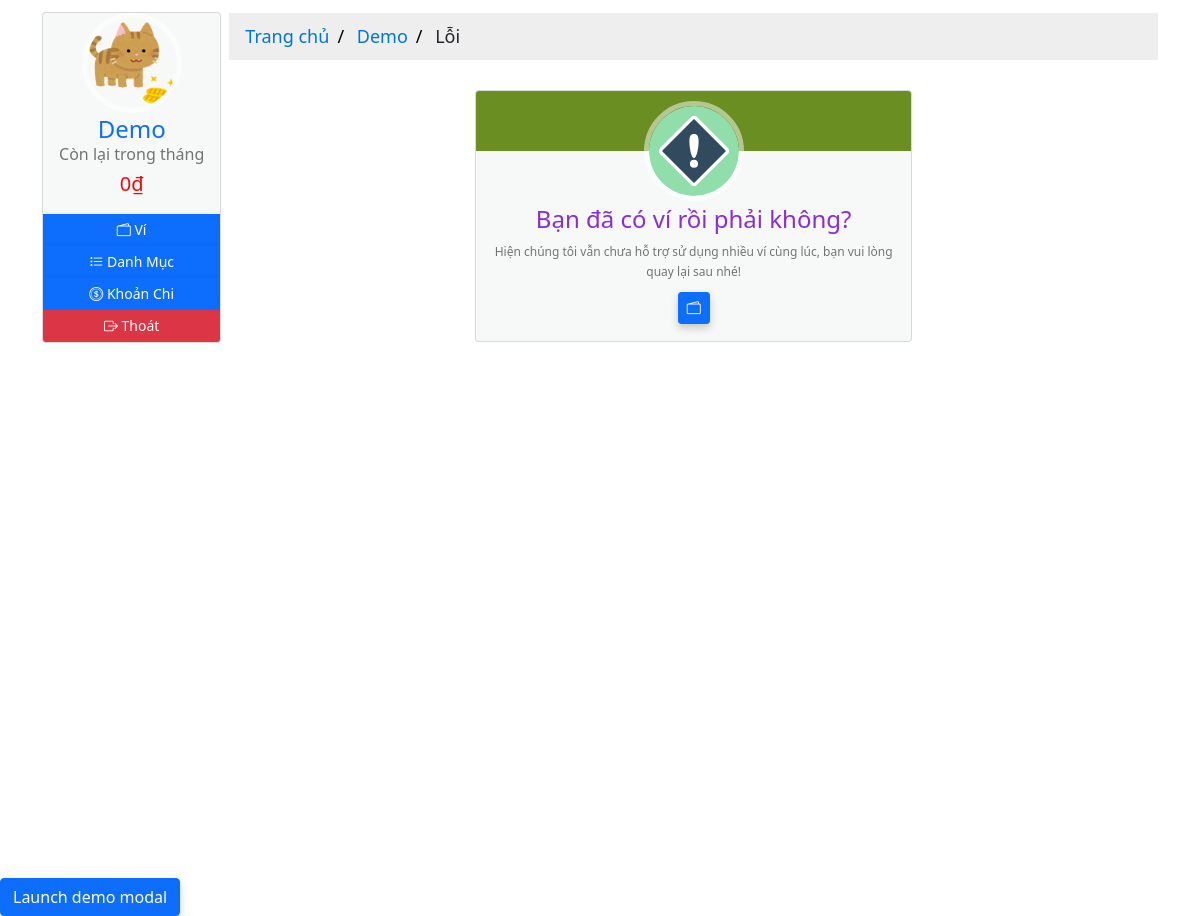
/errors/already_have_wallet (signed in), run on the app's committed database.
### moneymanagement/models.py (models this page shows, shortened)
class User(db.Model, UserMixin):
  __tablename__ = 'users'
  id = db.Column(db.Integer, primary_key=True)
  email = db.Column(db.String(64), nullable=False, unique=True, index=True)
  username = db.Column(db.String(64), nullable=False, unique=True, index=True)
  password_hash = db.Column(db.String(128))
  profile_image = db.Column(db.String(64), nullable=False, default='df_profile.svg')
  wallets = db.relationship('Wallet', back_populates='owner', lazy='dynamic')
  items = db.relationship('Item', back_populates='users', lazy='dynamic')
  expenditures = db.relationship('Expenditure', back_populates='users', lazy=True)
  money_saving = db.relationship('MoneySaving', back_populates='user', lazy='dynamic')
  def total_expenses_by_date(self, date):
    total = 0
    for wallet in self.wallets:
      if date in wallet.date.strftime('%Y-%m-%d'):
        total += wallet.total_expense_by_date(date)
    return total
  def total_balance_by_date(self, date):
    total = 0
    for wallet in self.wallets:
      total += wallet.total_balance_by_date(date)
    return total
  def rest_balance_by_date(self, date):
    return self.total_balance_by_date(date) - self.total_expenses_by_date(date)

class TrackBalance(db.Model):
  __tablename__ = 'trackbalances'
  id = db.Column(db.Integer, primary_key=True)
  date = db.Column(db.DateTime, nullable=False, unique=True, index=True)
  balance = db.Column(db.Integer, nullable=False, default=0)
  description = db.Column(db.String(128))
  check = db.Column(db.Boolean, default=False)
  wallet_id = db.Column(db.Integer, db.ForeignKey('wallets.id'))
  wallet = db.relationship('Wallet', back_populates='track_balances', uselist=False)

class Wallet(db.Model):
  __tablename__ = 'wallets'
  id = db.Column(db.Integer, primary_key=True)
  name = db.Column(db.String(16), nullable=False)
  date = db.Column(db.DateTime, default=datetime.utcnow())
  filter = db.Column(db.Integer, nullable=False, default=2)
  user_id = db.Column(db.Integer, db.ForeignKey('users.id'))
  owner = db.relationship('User', back_populates='wallets', uselist=False)
  track_balances = db.relationship('TrackBalance', back_populates='wallet', lazy='dynamic')
  items = db.relationship('Item', back_populates='wallet', lazy='dynamic')
  expenditures = db.relationship('Expenditure', back_populates='wallet', lazy='dynamic')
  money_saving = db.relationship('MoneySaving', back_populates='wallet', lazy='dynamic')
  def total_balance_by_date(self, date):
    total = 0
    for track in self.track_balances:
      if date in track.date.strftime('%Y-%m-%d'):
        total += track.balance
    return total

### moneymanagement/errors/errors_handler.py (the view)
@errors_page.route('/errors/already_have_wallet')
def already_have_wallet():
    return render_template('errors/errors.html', wallet_error_1=True)

### moneymanagement/__init__.py (called while the page is built)
@app.context_processor
def inject_now():
    return {'now': datetime.utcnow()}

### moneymanagement/models.py (called while the page is built)
@login_manager.user_loader
def load_user(user_id):
  return User.query.get(user_id)

### moneymanagement/templates/errors/errors.html (shortened to what this page needs)
{% extends 'base-2.html' %}
{%block breadcrumb %}
<div class="content-breadcrumb">
  <ul class="breadcrumb">
    <li>
      <a href="{{ url_for('core.home', user_id=current_user.id) }}"
        >Trang chủ</a
      >
    </li>
    <li><a href="#">{{ current_user.username }}</a></li>
    <li>Lỗi</li>
  </ul>
</div>
{% endblock breadcrumb %}
{%block content %}
<div class="content-home">
  <div class="container">
    <div class="row">
      <div class="col-sm-3"></div>
        <div class="col-sm-6">
          <div class="card hovercard">
            <div class="avatar">
              <a href="#">
                <img
                  alt=""
                  src="{{ url_for('static', filename='icons/warning-icon.svg') }}"
                />
              </a>
            </div>
            {% if wallet_error_1 %}
              <div class="info">
                <div class="title">
                  <h4 class="color">Bạn đã có ví rồi phải không?</h4>
                </div>
                <div class="desc">
                  Hiện chúng tôi vẫn chưa hỗ trợ sử dụng nhiều ví cùng lúc, bạn vui lòng quay lại sau nhé!
                </div>
              </div>
            {% endif %}
            {% if wallet_error_1 %}
              <div class="bottom">
                <a class="btn btn-primary btn-sm margin btn-icon" href="{{ url_for('users.wallet', user_id=current_user.id) }}">
                  <i class="bi bi-wallet2"></i>
                </a>
              </div>
            {% elif wallet_error_2%}
              <div class="bottom">
                <a class="btn btn-primary btn-sm margin btn-icon" href="{{ url_for('users.item', user_id=current_user.id) }}">
                  <i class="bi bi-list-task"></i>
                </a>
              </div>
            {% elif item_error_1%}
              <div class="bottom">
                <a class="btn btn-primary btn-sm margin btn-icon" href="{{ url_for('wallets.create', user_id=current_user.id) }}">
                  <i class="bi bi-wallet2"></i>
                </a>
              </div>
            {% elif item_error_2%}
              <div class="bottom">
                <a class="btn btn-primary btn-sm margin btn-icon" href="{{ url_for('users.expense', user_id=current_user.id) }}">
                  <i class="bi bi-coin"></i>
                </a>
              </div>
            {% elif expense_error_1%}
              <div class="bottom">
                <a class="btn btn-primary btn-sm margin btn-icon" href="{{ url_for('items.add', user_id=current_user.id) }}">
                  <i class="bi bi-list-task"></i>
                </a>
              </div>
            {% elif manage_error_1%}
              <div class="bottom">
                <a class="btn btn-primary btn-sm margin btn-icon" href="{{ url_for('users.wallet', user_id=current_user.id) }}">
                  <i class="bi bi-wallet2"></i>
                </a>
              </div>
            {% elif balance_delete_error%}
              <div class="bottom">
                <a class="btn btn-primary btn-sm margin btn-icon" href="{{ url_for('users.wallet', user_id=current_user.id) }}">
                  <i class="bi bi-wallet2"></i>
                </a>
              </div>
            {% endif %}
          </div>
        </div>
        <div class="col-sm-3"></div>
      </div>
    </div>
  </div>
</div>
{% endblock content %}

### moneymanagement/templates/base-2.html (shortened to what this page needs)
{% from "_render_field.html" import render_field, render_error %}
<!DOCTYPE html>
<html lang="en">
  <head>
    <link
      rel="stylesheet"
      type="text/css"
      href="{{ url_for('static', filename='styles/main.css') }}"
    />
    <link
      rel="stylesheet"
      type="text/css"
      href="{{ url_for('static', filename='styles/profile.css') }}"
    />
    <link
      rel="stylesheet"
      type="text/css"
      href="{{ url_for('static', filename='styles/card.css') }}"
    />
    <link
      rel="stylesheet"
      type="text/css"
      href="{{ url_for('static', filename='styles/table.css') }}"
    />
    <link
      rel="stylesheet"
      type="text/css"
      href="{{ url_for('static', filename='styles/pagination.css') }}"
    />
    <link
      rel="stylesheet"
      href="https://cdnjs.cloudflare.com/ajax/libs/font-awesome/4.7.0/css/font-awesome.min.css"
    />
    <link
      rel="stylesheet"
      href="https://cdn.jsdelivr.net/npm/bootstrap-icons@1.7.2/font/bootstrap-icons.css"
    />
    <link
      href="https://cdn.jsdelivr.net/npm/bootstrap@5.1.1/dist/css/bootstrap.min.css"
      rel="stylesheet"
    />
  </head>
  <body>
    <div class="container">
      <div class="row g-2">
        <div class="col-sm-2">
          <div class="card hovercard">
            <div class="avatar-profile">
              <a href="#" data-bs-toggle="modal" data-bs-target="#exampleModal">
                <img
                  alt=""
                  src="{{ url_for('static', filename='profile_pics/' + current_user.profile_image) }}"
                />
              </a>
            </div>
            <div class="info">
              <div class="title">
                <a
                  target="_blank"
                  href="#"
                  data-bs-toggle="modal"
                  data-bs-target="#exampleModal"
                  >{{ current_user.username }}</a
                >
              </div>
              {% block current_balance %}
              <div class="desc"><h6>Còn lại trong tháng</h6></div>
              <div class="desc">
                {% if current_user.rest_balance_by_date(now.strftime('%Y-%m')) >
                (current_user.total_balance_by_date(now.strftime('%Y-%m')) / 2)
                %}
                <h5 style="color: green">
                  {{
                  "{:,.0f}".format(current_user.rest_balance_by_date(now.strftime('%Y-%m')))
                  }}<span>&#8363;</span>
                </h5>
                {%else %}
                <h5 style="color: red">
                  {{
                  "{:,.0f}".format(current_user.rest_balance_by_date(now.strftime('%Y-%m')))
                  }}<span>&#8363;</span>
                </h5>
                {% endif %}
              </div>
              {% endblock current_balance %}
            </div>
            <div
              class="bottom"
              id="none-padding-margin"
              style="text-align: center"
            >
              <div class="title">
                <div class="row g2">
                  <a
                    class="btn btn-primary btn-sm margin btn-icon"
                    href="{{ url_for('users.wallet', user_id=current_user.id) }}"
                  >
                    <i class="bi bi-wallet2"></i><span>&nbsp;Ví</span>
                  </a>
                </div>
              </div>
              <div class="title">
                <div class="row g2" style="text-align: left">
                  <a
                    class="btn btn-primary btn-sm margin btn-icon"
                    href="{{ url_for('users.item', user_id=current_user.id) }}"
                  >
                    <i class="bi bi-list-task"></i><span>&nbsp;Danh Mục</span>
                  </a>
                </div>
              </div>
              <div class="title">
                <div class="row g2" style="text-align: left">
                  <a
                    class="btn btn-primary btn-sm margin btn-icon"
                    href="{{ url_for('users.expense', user_id=current_user.id) }}"
                  >
                    <i class="bi bi-coin"></i><span>&nbsp;Khoản Chi</span>
                  </a>
                </div>
              </div>
              <div class="title">
                <div class="row g2" style="text-align: left">
                  <a
                    class="btn btn-danger btn-sm margin btn-icon"
                    href="{{ url_for('users.logout') }}"
                  >
                    <i class="bi bi-box-arrow-right"></i
                    ><span>&nbsp;Thoát</span>
                  </a>
                </div>
              </div>
            </div>
          </div>
        </div>
        <div class="col-sm-10">
          {% block breadcrumb %}{% endblock breadcrumb %}
          <div
            class="container"
            style="height: 100vh; max-height=fit-content; overflow-y: auto;"
          >
            {% block content %}{% endblock content %}
          </div>
        </div>
      </div>
    <button
      type="button"
      class="btn btn-primary"
      data-bs-toggle="modal"
      data-bs-target="#exampleModal"
    >
      Launch demo modal
    </button>
  </body>
</html>

### moneymanagement/static/styles/main.css (style rules this page uses)
.content-breadcrumb { margin: auto; border: none; margin-top: 11px; }
.content-home { margin: auto; width: 100%; box-sizing: content-box; }
.card { box-shadow: 0 4px 8px 0 rgba(0, 0, 0, 0.2); transition: 0.3s; }
.container { padding: 2px 16px; }
.btn-primary { box-shadow: 0 4px 8px 0 rgba(0, 0, 0, 0.2); transition: 0.3s; }
body, html { height: 100%; margin: 0; font-family: Arial, Helvetica, sans-serif; }
* { box-sizing: border-box; }

### moneymanagement/static/styles/profile.css (style rules this page uses)
.card { padding-top: 20px; margin: 10px 0 20px 0; background-color: rgba(214, 224, 226, 0.2); border-top-width: 0; border-bottom-width: 2px; -webkit-border-radius: 3px; -moz-border-radius: 3px; border-radius: 3px; -webkit-box-shadow: none; -moz-box-shadow: none; box-shadow: none; -webkit-box-sizing: border-box; -moz-box-sizing: border-box; box-sizing: border-box; }
.card.hovercard { position: relative; padding-top: 0; overflow: hidden; text-align: center; background-color: rgba(214, 224, 226, 0.2); }
.card.hovercard .avatar-profile { top: -50px; }
.card.hovercard .avatar-profile img { width: 100px; height: 100px; max-width: 100px; max-height: 100px; -webkit-border-radius: 50%; -moz-border-radius: 50%; border-radius: 50%; border: 5px solid rgba(255, 255, 255, 0.5); }
.card.hovercard .avatar { position: relative; top: -50px; margin-bottom: -50px; }
.card.hovercard .avatar img { width: 100px; height: 100px; max-width: 100px; max-height: 100px; -webkit-border-radius: 50%; -moz-border-radius: 50%; border-radius: 50%; border: 5px solid rgba(255, 255, 255, 0.5); }
.card.hovercard .info { padding: 4px 8px 10px; }
.card.hovercard .info .title { margin-bottom: 4px; font-size: 24px; line-height: 1; color: #262626; vertical-align: middle; }
.card.hovercard .info .desc { overflow: hidden; font-size: 12px; line-height: 20px; color: #737373; text-overflow: ellipsis; }
.card.hovercard .bottom { padding: 0 20px; margin-bottom: 17px; }
.btn-icon { border-radius: 50%; width: 32px; height: 32px; line-height: 18px; }
a.margin { margin: 0px; }

### moneymanagement/static/styles/card.css (style rules this page uses)
h4.color { color: blueviolet; }
ul.breadcrumb { padding: 10px 16px; list-style: none; background-color: #eee; }
ul.breadcrumb li { display: inline; font-size: 18px; }
ul.breadcrumb li + li:before { padding: 8px; color: black; content: "/\00a0"; }
ul.breadcrumb li a { color: #0275d8; text-decoration: none; }
#none-padding-margin { padding: 0; margin: 0; }

### moneymanagement/static/styles/table.css (style rules this page uses)
body { background: #f9f9f9; font-family: "Roboto", sans-serif; }
a:link { text-decoration: none; }

### data on the page
User: profile_image (picture), username "Demo"
TrackBalance: rest_balance_by_date "0"
